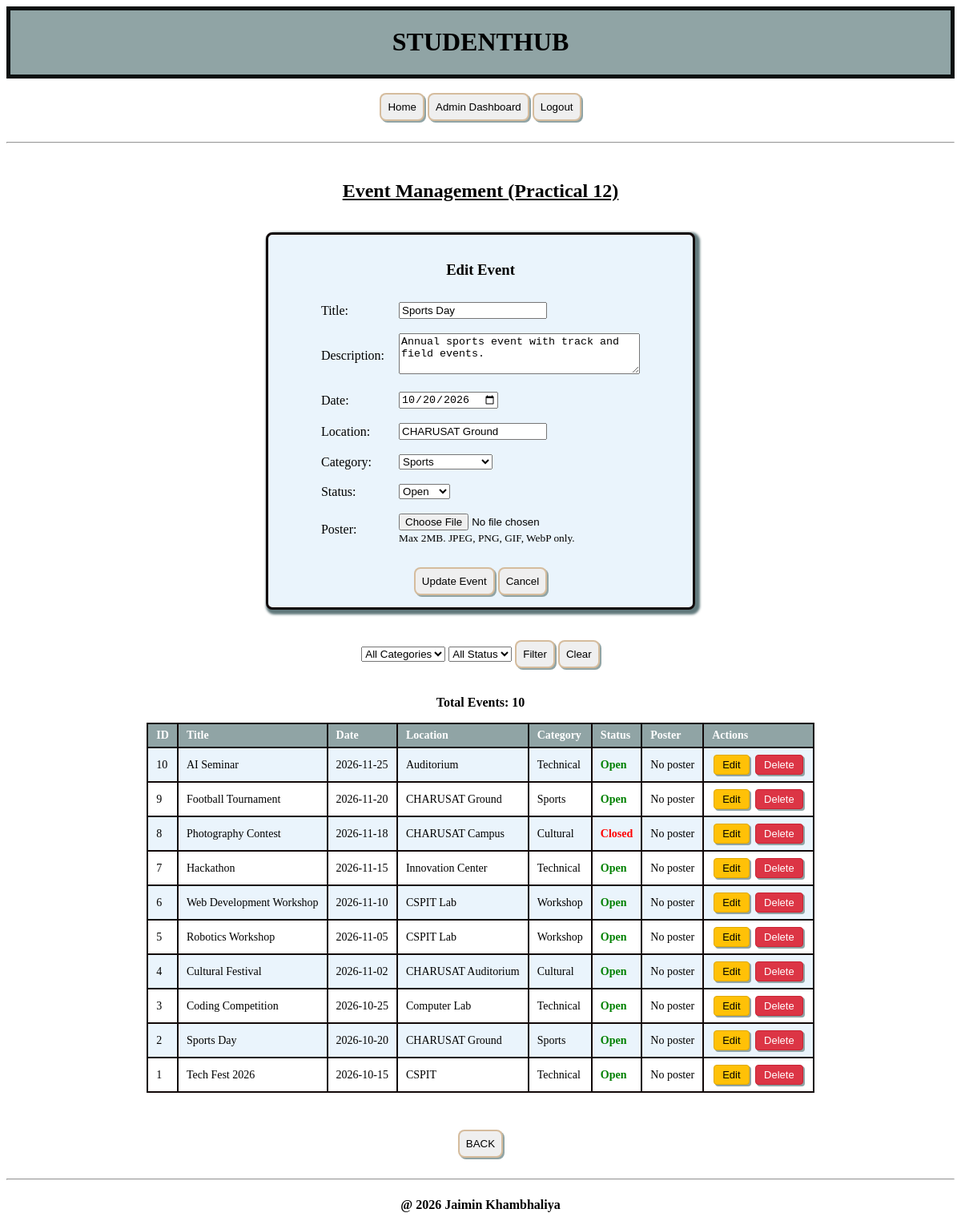
The page /practical12_events.php?edit=2 (signed in) on the database its author committed.
### tables this page shows
CREATE TABLE IF NOT EXISTS events (
    id INT AUTO_INCREMENT PRIMARY KEY,
    title VARCHAR(200) NOT NULL,
    description TEXT,
    event_date DATE NOT NULL,
    location VARCHAR(200) NOT NULL,
    category VARCHAR(100) NOT NULL,
    poster VARCHAR(255) DEFAULT NULL,
    event_status ENUM('open', 'closed') NOT NULL DEFAULT 'open',
    created_by INT,
    created_at TIMESTAMP DEFAULT CURRENT_TIMESTAMP,
    updated_at TIMESTAMP DEFAULT CURRENT_TIMESTAMP ON UPDATE CURRENT_TIMESTAMP,
    FOREIGN KEY (created_by) REFERENCES users(id) ON DELETE SET NULL
);

### practical12_events.php (the view, shortened to what this page needs)
<?php
require_once 'db.php';
$uploadDir = __DIR__ . '/uploads/posters/';
$sql = "SELECT * FROM events WHERE 1=1";
$sql .= " ORDER BY event_date DESC";
$stmt = $conn->prepare($sql);
$stmt->execute();
$result = $stmt->get_result();
$events = [];
while ($row = $result->fetch_assoc()) {
    $events[] = $row;
}
$editEvent = null;
if (isset($_GET['edit']) && is_numeric($_GET['edit'])) {
    $editId = (int)$_GET['edit'];
    $stmt = $conn->prepare("SELECT * FROM events WHERE id = ?");
    $stmt->bind_param("i", $editId);
    $stmt->execute();
    $editResult = $stmt->get_result();
    if ($editResult->num_rows === 1) {
        $editEvent = $editResult->fetch_assoc();
    }
}
?>
<!DOCTYPE html>
<html lang="en">
<head>
    <link rel="stylesheet" href="style.css">
</head>
<body>
    <div id="header">
        <h1 align="center">STUDENTHUB</h1>
    </div>
    <br>
    <div align="center">
        <a href="home.HTML"><button type="button">Home</button></a>
        <a href="practical14_dashboard.php"><button type="button">Admin Dashboard</button></a>
        <a href="practical10_logout.php"><button type="button">Logout</button></a>
    </div>
    <br>
    <hr>
    <br>
    <div align="center">
        <h2><u>Event Management (Practical 12)</u></h2>
        <br>
        <form action="practical12_events.php" method="POST" enctype="multipart/form-data" class="card">
            <h3><?php echo $editEvent ? 'Edit Event' : 'Add New Event'; ?></h3>
            <table class="form-table" align="center">
                <tr>
                    <td><label>Title:</label></td>
                    <td><input type="text" name="title" placeholder="Event title" value="<?php echo $editEvent ? htmlspecialchars($editEvent['title']) : ''; ?>" required></td>
                </tr>
                <tr>
                    <td><label>Description:</label></td>
                    <td><textarea name="description" rows="3" cols="35" placeholder="Event description"><?php echo $editEvent ? htmlspecialchars($editEvent['description']) : ''; ?></textarea></td>
                </tr>
                <tr>
                    <td><label>Date:</label></td>
                    <td><input type="date" name="event_date" value="<?php echo $editEvent ? $editEvent['event_date'] : ''; ?>" required></td>
                </tr>
                <tr>
                    <td><label>Location:</label></td>
                    <td><input type="text" name="location" placeholder="Event venue" value="<?php echo $editEvent ? htmlspecialchars($editEvent['location']) : ''; ?>" required></td>
                </tr>
                <tr>
                    <td><label>Category:</label></td>
                    <td>
                        <select name="category" required>
                            <?php
                            $catOptions = ['Technical', 'Sports', 'Cultural', 'Workshop', 'Academic', 'Career'];
                            foreach ($catOptions as $c) {
                                $selected = ($editEvent && $editEvent['category'] === $c) ? 'selected' : '';
                                echo "<option value=\"$c\" $selected>$c</option>";
                            }
                            ?>
                        </select>
                    </td>
                </tr>
                <tr>
                    <td><label>Status:</label></td>
                    <td>
                        <select name="event_status" required>
                            <option value="open" <?php echo ($editEvent && $editEvent['event_status'] === 'open') ? 'selected' : ''; ?>>Open</option>
                        </select>
                    </td>
                </tr>
                <tr>
                    <td><label>Poster:</label></td>
                    <td>
                        <input type="file" name="poster" accept="image/jpeg,image/png,image/gif,image/webp">
                        <br><small>Max 2MB. JPEG, PNG, GIF, WebP only.</small>
                    </td>
                </tr>
            </table>
            <br>
            <button type="submit"><?php echo $editEvent ? 'Update Event' : 'Add Event'; ?></button>
            <?php if ($editEvent): ?>
                <a href="practical12_events.php"><button type="button">Cancel</button></a>
            <?php endif; ?>
        </form>
        <br>
        <form action="practical12_events.php" method="GET">
            <select name="category_filter">
                <option value="">All Categories</option>
            </select>
            <select name="status_filter">
                <option value="">All Status</option>
            </select>
            <button type="submit">Filter</button>
            <a href="practical12_events.php"><button type="button">Clear</button></a>
        </form>
        <br>
        <p><strong>Total Events: <?php echo count($events); ?></strong></p>
        <?php if (count($events) > 0): ?>
            <table class="records">
                <tr>
                    <th>ID</th>
                    <th>Title</th>
                    <th>Date</th>
                    <th>Location</th>
                    <th>Category</th>
                    <th>Status</th>
                    <th>Poster</th>
                    <th>Actions</th>
                </tr>
                <?php foreach ($events as $e): ?>
                    <tr>
                        <td><?php echo $e['id']; ?></td>
                        <td><?php echo htmlspecialchars($e['title']); ?></td>
                        <td><?php echo $e['event_date']; ?></td>
                        <td><?php echo htmlspecialchars($e['location']); ?></td>
                        <td><?php echo htmlspecialchars($e['category']); ?></td>
                        <td class="<?php echo $e['event_status'] === 'open' ? 'status-open' : 'status-closed'; ?>">
                            <?php echo ucfirst($e['event_status']); ?>
                        </td>
                        <td>
                            <?php if (!empty($e['poster']) && file_exists($uploadDir . $e['poster'])): ?>
                                <img src="uploads/posters/<?php echo htmlspecialchars($e['poster']); ?>" class="poster-thumb" alt="Poster">
                            <?php else: ?>
                                No poster
                            <?php endif; ?>
                        </td>
                        <td>
                            <a href="practical12_events.php?edit=<?php echo $e['id']; ?>"><button class="action-btn edit-btn">Edit</button></a>
                            <a href="practical12_events.php?delete=<?php echo $e['id']; ?>" onclick="return confirm('Are you sure you want to delete this event?');"><button class="action-btn delete-btn">Delete</button></a>
                        </td>
                    </tr>
                <?php endforeach; ?>
            </table>
        <?php else: ?>
            <p>No events found.</p>
        <?php endif; ?>
        <br><br>
        <a href="home.HTML">
            <button type="button">BACK</button>
        </a>
    </div>
    <br>
    <hr>
    <footer align="center">
        <h4>@ 2026 Jaimin Khambhaliya</h4>
    </footer>
</body>
</html>

### style.css (style rules this page uses)
#header { border: rgb(13, 17, 17) solid 5px; background-color: rgb(144, 164, 165); }
button { text-align: center; border: rgba(199, 160, 110, 0.637) solid 2px; padding: 8px; border-radius: 8px; box-shadow: 2px 2px rgb(144, 164, 165); }
.card { border: 3px solid rgb(17, 8, 8); border-radius: 8px; padding: 15px; margin-bottom: 20px; background-color: #eaf4fc; width: 500px; box-shadow: 3px 3px 3px 3px rgb(97, 121, 124); }
.form-table td { padding: 8px; text-align: left; }

### practical12_events.php (style rules this page uses)
table.records { border-collapse: collapse; margin: 10px auto; max-width: 95%; }
table.records th, table.records td { border: 2px solid rgb(17, 8, 8); padding: 6px 10px; text-align: left; font-size: 14px; }
table.records th { background-color: rgb(144, 164, 165); color: white; }
table.records tr:nth-child(even) { background-color: #eaf4fc; }
.action-btn { padding: 4px 10px; margin: 2px; border-radius: 4px; cursor: pointer; font-size: 13px; }
.edit-btn { background-color: #ffc107; border: 1px solid #e0a800; }
.delete-btn { background-color: #dc3545; color: white; border: 1px solid #c82333; }
.status-open { color: green; font-weight: bold; }
.status-closed { color: red; font-weight: bold; }

### rows shown on the page
events: title "Sports Day", description "Annual sports event with track and field events.", event_date "10/20/2026", location "CHARUSAT Ground", event_status "Open", id "2", event_date "2026-10-20", category "Sports", shows "No poster"
events: id "10", title "AI Seminar", event_date "2026-11-25", location "Auditorium", category "Technical", event_status "Open", shows "No poster"
events: id "9", title "Football Tournament", event_date "2026-11-20", location "CHARUSAT Ground", category "Sports", event_status "Open", shows "No poster"
events: id "8", title "Photography Contest", event_date "2026-11-18", location "CHARUSAT Campus", category "Cultural", event_status "Closed", shows "No poster"
events: id "7", title "Hackathon", event_date "2026-11-15", location "Innovation Center", category "Technical", event_status "Open", shows "No poster"
events: id "6", title "Web Development Workshop", event_date "2026-11-10", location "CSPIT Lab", category "Workshop", event_status "Open", shows "No poster"
events: id "5", title "Robotics Workshop", event_date "2026-11-05", location "CSPIT Lab", category "Workshop", event_status "Open", shows "No poster"
events: id "4", title "Cultural Festival", event_date "2026-11-02", location "CHARUSAT Auditorium", category "Cultural", event_status "Open", shows "No poster"
events: id "3", title "Coding Competition", event_date "2026-10-25", location "Computer Lab", category "Technical", event_status "Open", shows "No poster"
events: id "1", title "Tech Fest 2026", event_date "2026-10-15", location "CSPIT", category "Technical", event_status "Open", shows "No poster"

### other values the page prints
count($events) "10"
form field category "Sports"
